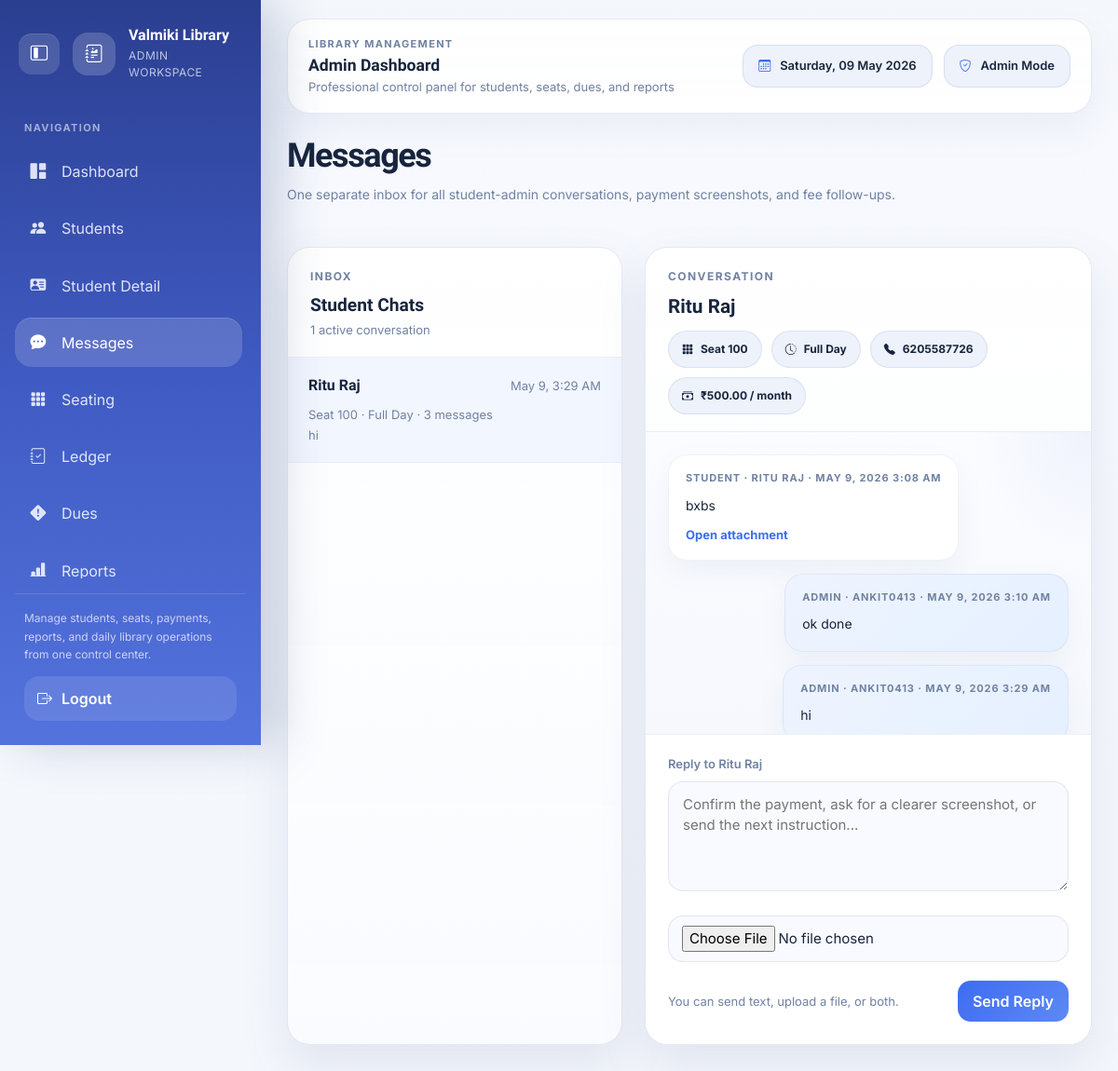
/messages/ (signed in), run on the app's committed database.
### students/models.py (models this page shows, shortened)
class Student(models.Model):
    SHIFT_CHOICES = [
        ('Morning', 'Morning'),
        ('Evening', 'Evening'),
        ('Full Day', 'Full Day'),
    ]
    STATUS_CHOICES = [
        ('Active', 'Active'),
        ('On Hold', 'On Hold'),
        ('Left', 'Left'),
    ]
    PAYMENT_MODE_CHOICES = [
        ('Cash', 'Cash'),
        ('UPI', 'UPI'),
        ('Online', 'Online'),
    ]
    name         = models.CharField(max_length=100)
    contact      = models.CharField(max_length=10)
    email        = models.EmailField(blank=True, null=True, unique=True)
    date_of_birth = models.DateField(blank=True, null=True)
    seat_number  = models.CharField(max_length=3)
    shift        = models.CharField(max_length=20, choices=SHIFT_CHOICES)
    joining_date = models.DateField()
    monthly_fee  = models.DecimalField(max_digits=8, decimal_places=2, default=500)
    monthly_due_day = models.PositiveSmallIntegerField(default=5)
    mode_of_payment = models.CharField(max_length=10, choices=PAYMENT_MODE_CHOICES, default='Cash')
    preparing_for = models.CharField(max_length=150, blank=True)
    academic_details = models.TextField(blank=True)
    profile_photo = models.FileField(upload_to='student_profiles/photos/', blank=True, null=True)
    id_copy = models.FileField(upload_to='student_profiles/id_copies/', blank=True, null=True)
    payment_qr = models.FileField(upload_to='student_profiles/payment_qr/', blank=True, null=True)
    emergency_contact_name = models.CharField(max_length=100, blank=True)
    emergency_contact_phone = models.CharField(max_length=15, blank=True)
    status = models.CharField(max_length=20, choices=STATUS_CHOICES, default='Active')
    email_verified = models.BooleanField(default=False)

class PortalMessage(models.Model):
    SENDER_CHOICES = [
        ('Student', 'Student'),
        ('Admin', 'Admin'),
    ]
    student = models.ForeignKey(Student, on_delete=models.CASCADE, related_name='portal_messages')
    sender_role = models.CharField(max_length=20, choices=SENDER_CHOICES, default='Student')
    sender_name = models.CharField(max_length=100, blank=True)
    body = models.TextField(blank=True)
    attachment = models.FileField(upload_to='portal_messages/attachments/', blank=True, null=True)
    created_at = models.DateTimeField(auto_now_add=True)

### students/views.py (the view)
# urls.py: path('messages/',              views.message_center,        name='message_center'),
@login_required
def message_center(request):
    conversations = build_portal_conversations()
    selected_student = None
    selected_student_id = request.GET.get('student')
    if selected_student_id:
        selected_student = Student.objects.filter(pk=selected_student_id).first()
    if selected_student is None and conversations:
        selected_student = conversations[0]
    thread = []
    if selected_student:
        thread = decorate_portal_messages(
            selected_student.portal_messages.order_by('created_at')
        )
        selected_student.payment_qr_is_image = file_is_image(selected_student.payment_qr)
    return render(request, 'students/message_center.html', {
        'conversations': conversations,
        'selected_student': selected_student,
        'thread': thread,
    })

### students/views.py (called while the page is built)
def file_is_image(file_field):
    return bool(file_field and str(file_field.name).lower().endswith(IMAGE_FILE_EXTENSIONS))

def decorate_portal_messages(message_queryset):
    messages_list = list(message_queryset)
    for portal_message in messages_list:
        portal_message.attachment_is_image = file_is_image(portal_message.attachment)
    return messages_list

def build_portal_conversations():
    conversation_students = list(
        Student.objects.filter(portal_messages__isnull=False)
        .annotate(latest_message_at=Max('portal_messages__created_at'))
        .order_by('-latest_message_at', 'name')
        .distinct()
    )
    latest_message_map = {}
    for portal_message in PortalMessage.objects.select_related('student').order_by('student_id', '-created_at'):
        if portal_message.student_id not in latest_message_map:
            portal_message.attachment_is_image = file_is_image(portal_message.attachment)
            latest_message_map[portal_message.student_id] = portal_message
    for student in conversation_students:
        student.latest_portal_message = latest_message_map.get(student.pk)
        student.portal_message_count = student.portal_messages.count()
    return conversation_students

### students/templates/students/message_center.html (shortened to what this page needs)
{% extends 'students/base.html' %}
{% block content %}
<div class="page-head">
  <div>
    <h1 class="page-title">Messages</h1>
    <p class="page-subtitle">One separate inbox for all student-admin conversations, payment screenshots, and fee follow-ups.</p>
  </div>
</div>
<div class="message-page">
  <section class="inbox-panel">
    <div class="inbox-head">
      <div class="section-title" style="margin-bottom:8px">Inbox</div>
      <div style="font-family:'Sora',sans-serif;font-size:1.2rem;font-weight:700;color:var(--text-main)">Student Chats</div>
      <div class="chat-subline">{{ conversations|length }} active conversation{{ conversations|length|pluralize }}</div>
    </div>
    <div class="inbox-list">
      {% for student in conversations %}
        <a href="{% url 'message_center' %}?student={{ student.pk }}" class="conversation-link {% if selected_student and selected_student.pk == student.pk %}active{% endif %}">
          <div class="conversation-top">
            <div class="conversation-name">{{ student.name }}</div>
            <div class="conversation-meta">{{ student.latest_portal_message.created_at|date:"M j, g:i A" }}</div>
          </div>
          <div class="conversation-meta">Seat {{ student.seat_number }} · {{ student.shift }} · {{ student.portal_message_count }} message{{ student.portal_message_count|pluralize }}</div>
          <div class="conversation-preview">
            {% if student.latest_portal_message.body %}
              {{ student.latest_portal_message.body }}
            {% elif student.latest_portal_message.attachment %}
              Attachment shared in chat
            {% else %}
              New message
            {% endif %}
          </div>
        </a>
      {% empty %}
        <div style="padding:22px" class="empty-note">
          No student messages yet. Once a student sends a screenshot or note from the portal, the conversation will appear here.
        </div>
      {% endfor %}
    </div>
  </section>
  <section class="chat-panel">
    {% if selected_student %}
      <div class="chat-head">
        <div class="section-title" style="margin-bottom:8px">Conversation</div>
        <div style="font-family:'Sora',sans-serif;font-size:1.3rem;font-weight:700;color:var(--text-main)">{{ selected_student.name }}</div>
        <div class="student-quick-info">
          <span class="info-pill"><i class="bi bi-grid-3x3-gap-fill"></i> Seat {{ selected_student.seat_number }}</span>
          <span class="info-pill"><i class="bi bi-clock-history"></i> {{ selected_student.shift }}</span>
          <span class="info-pill"><i class="bi bi-telephone-fill"></i> {{ selected_student.contact }}</span>
          <span class="info-pill"><i class="bi bi-cash-stack"></i> ₹{{ selected_student.monthly_fee }} / month</span>
        </div>
      </div>
      <div class="chat-thread">
        {% for message in thread %}
          <article class="chat-bubble {% if message.sender_role == 'Admin' %}admin{% else %}student{% endif %}">
            <div class="bubble-meta">
              {{ message.sender_role }}
              {% if message.sender_name %} · {{ message.sender_name }}{% endif %}
              · {{ message.created_at|date:"M j, Y g:i A" }}
            </div>
            {% if message.body %}
              <div class="bubble-body">{{ message.body|linebreaksbr }}</div>
            {% endif %}
            {% if message.attachment %}
              <div>
                <a href="{{ message.attachment.url }}" target="_blank" rel="noopener" class="bubble-attachment-link">Open attachment</a>
              </div>
            {% endif %}
          </article>
        {% empty %}
          <div class="empty-note">This student does not have any chat messages yet.</div>
        {% endfor %}
      </div>
      <div class="reply-box">
        <form method="post" enctype="multipart/form-data" action="{% url 'admin_student_message' selected_student.pk %}">
          <label class="vl-label">Reply to {{ selected_student.name }}</label>
          <textarea name="body" class="vl-input" rows="4" placeholder="Confirm the payment, ask for a clearer screenshot, or send the next instruction..."></textarea>
          <input type="file" name="attachment" class="vl-input" style="padding:10px 14px">
          <div class="reply-actions">
            <div class="chat-subline">You can send text, upload a file, or both.</div>
            <button type="submit" class="btn btn-primary">Send Reply</button>
          </div>
        </form>
      </div>
    {% endif %}
  </section>
</div>
{% endblock %}

### students/templates/students/base.html (style rules this page uses)
:root { --bg-main: #f4f7fc; --bg-card: #ffffff; --bg-deep: #edf2fb; --border: rgba(102, 126, 174, 0.16); --text-main: #18253d; --text-muted: #7182a2; --text-nav: rgba(245, 248, 255, 0.88); --navbar-bg: rgba(255, 255, 255, 0.92); --table-bg: #ffffff; --input-bg: #f8faff; --row-hover: rgba(81, 115, 191, 0.06); --sidebar-grad-start: #2b3f90; --sidebar-grad-mid: #405bc4; --sidebar-grad-end: #5473dc; --sidebar-active: rgba(255, 255, 255, 0.16); --accent: #3d6cf2; --accent-strong: #274fc6; --success: #1ea66b; --warning: #e2a422; --danger: #d96376; --shadow-soft: 0 18px 36px rgba(111, 136, 182, 0.09); --shadow-card: 0 22px 50px rgba(105, 123, 165, 0.14); --sidebar-width: 280px; --sidebar-collapsed-width: 96px; }
* { box-sizing: border-box; margin: 0; padding: 0; }
html, body { min-height: 100%; }
body { background: radial-gradient(circle at top left, rgba(94, 134, 226, 0.12), transparent 24%), linear-gradient(180deg, #f7f9fe 0%, var(--bg-main) 100%); color: var(--text-main); font-family: "Inter", sans-serif; min-height: 100vh; transition: background 0.25s ease; }
a { color: inherit; }
.page-head { display: flex; justify-content: space-between; align-items: flex-start; gap: 18px; flex-wrap: wrap; margin-bottom: 28px; }
.page-title { margin: 0; font-family: "Sora", sans-serif; font-size: clamp(1.8rem, 3vw, 2.4rem); font-weight: 800; letter-spacing: -0.04em; color: var(--text-main); }
.page-subtitle { margin-top: 8px; color: var(--text-muted); font-size: 14px; line-height: 1.7; max-width: 760px; }
.section-title { font-size: 12px; font-weight: 700; color: var(--text-muted); margin-bottom: 14px; text-transform: uppercase; letter-spacing: 0.12em; }
.vl-input { width: 100%; background: var(--input-bg); border: 1px solid rgba(102, 126, 174, 0.16); border-radius: 16px; padding: 13px 15px; color: var(--text-main); font-size: 15px; margin-bottom: 20px; outline: none; transition: border-color 0.18s ease, box-shadow 0.18s ease; }
.vl-label { color: var(--text-muted); font-size: 13px; margin-bottom: 8px; display: block; font-weight: 600; }
.btn { border-radius: 14px; font-weight: 600; padding: 10px 16px; box-shadow: none; }
.btn-primary, .btn-success { background: linear-gradient(135deg, var(--accent) 0%, #5d89f4 100%); border: none; }

### data on the page
Student: name "Ritu Raj", latest_portal_message.created_at "May 9, 3:29 AM", seat_number "100", shift "Full Day", portal_message_count "3", latest_portal_message.body "hi", contact "6205587726", monthly_fee "500.00"
PortalMessage: sender_role "STUDENT", sender_name "RITU RAJ", created_at "MAY 9, 2026 3:08 AM", body "bxbs"
PortalMessage: sender_role "ADMIN", sender_name "ANKIT0413", created_at "MAY 9, 2026 3:10 AM", body "ok done"
PortalMessage: sender_role "ADMIN", sender_name "ANKIT0413", created_at "MAY 9, 2026 3:29 AM", body "hi"

### other printed values
{{ conversations|length }} "1"
